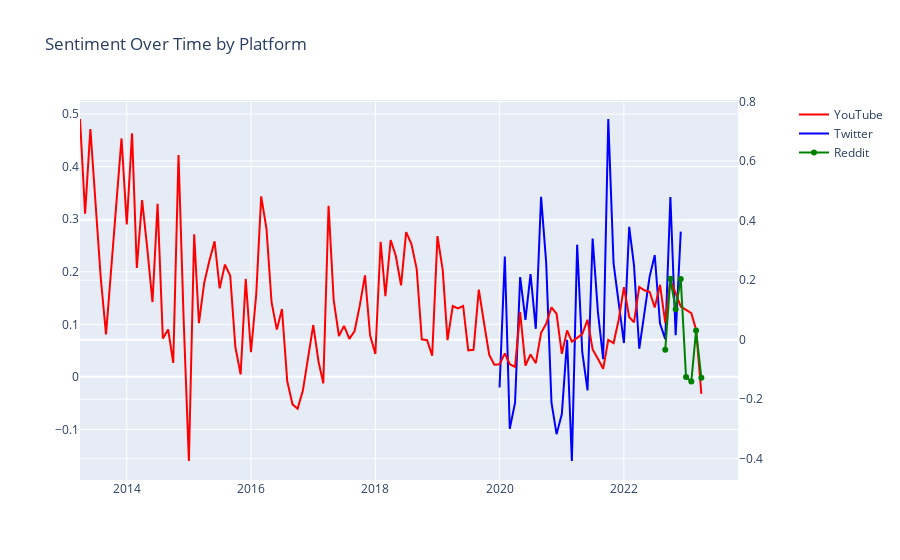

Notebook code cell kept with this figure:
### Code cell
# show line chart of sentiment over time for each platform (by month)

# plot each platform on the same chart, one line for each
fig = make_subplots(specs=[[{"secondary_y": True}]])
fig.add_trace(go.Scatter(x=df[df['Platfrom'] == 'youtube']['Month'],
                         y=df[df['Platfrom'] == 'youtube']['Avg_Sentiment'],
                         name='YouTube', line=dict(color='red')),
              secondary_y=True)
fig.add_trace(go.Scatter(x=df[df['Platfrom'] == 'Twitter']['Month'],
                         y=df[df['Platfrom'] == 'Twitter']['Avg_Sentiment'],
                         name='Twitter', line=dict(color='blue')),
              secondary_y=False)
fig.add_trace(go.Scatter(x=df[df['Platfrom'] == 'Reddit']['Month'],
                         y=df[df['Platfrom'] == 'Reddit']['Avg_Sentiment'],
                         name='Reddit', line=dict(color='green')),
              secondary_y=True)
fig.update_layout(title_text="Sentiment Over Time by Platform")
fig.show()
